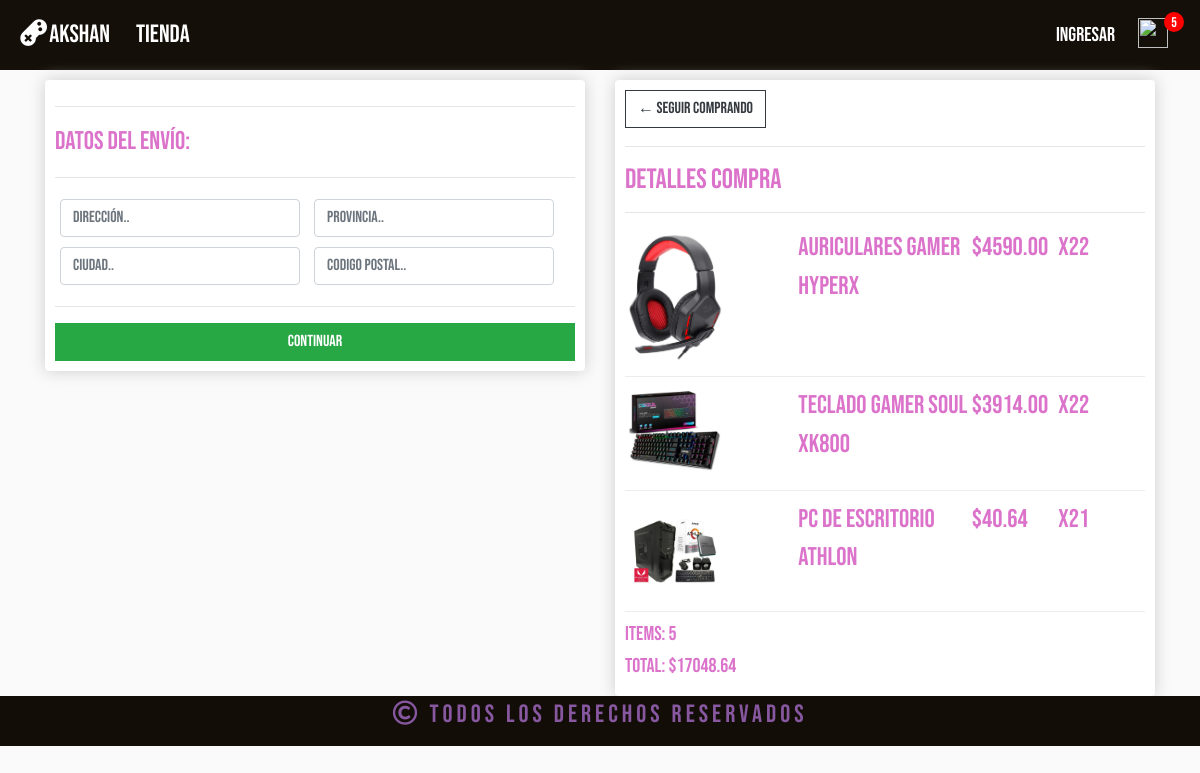
Screenshot of /checkout/ (signed in) with the database file from the repository.
### store/models.py (models this page shows, shortened)
class OrderItem(models.Model):
    product = models.ForeignKey(Product, on_delete=models.SET_NULL, blank=True, null=True)
    order = models.ForeignKey(Order, on_delete=models.SET_NULL, blank=True, null=True)
    quantity = models.IntegerField(default=0, null=True, blank=True)
    date_added = models.DateTimeField(auto_now_add=True)
    @property
    def get_total(self):
        total = self.product.price * self.quantity
        return total

class Product(models.Model):
    name = models.CharField(max_length=200, null=True)
    price = models.DecimalField(max_digits=7, decimal_places=2)
    digital = models.BooleanField(default=True, null=True, blank=False)
    image = models.ImageField(null=True, blank=True)
    @property
    def imageURL(self):
        try:
            url = self.image.url
        except:
            url = ''
        return url

class Order(models.Model):
    customer = models.ForeignKey(Customer, on_delete=models.SET_NULL, blank=True, null=True)
    date_orderd = models.DateTimeField(auto_now_add=True)
    complete = models.BooleanField(default=False, null=True, blank=False)
    transaction_id = models.CharField(max_length=200, null=True)
    @property
    def shipping(self):
        shipping = False
        orderitems = self.orderitem_set.all()
        for i in orderitems:
            if i.product.digital == False:
                shipping = True
        return shipping
    @property
    def get_cart_total(self):
        orderitems = self.orderitem_set.all()
        total = sum([item.get_total for item in orderitems])
        return total
    @property
    def get_cart_items(self):
        orderitems = self.orderitem_set.all()
        total = sum([item.quantity for item in orderitems])
        return total

### store/views.py (the view)
# urls.py: path('checkout/', views.checkout, name="checkout"),
def checkout(request):
    if request.user.is_authenticated:
        customer = request.user.customer
        order, created = Order.objects.get_or_create(customer=customer, complete=False)
        items = order.orderitem_set.all()
        cartItems = order.get_cart_items
    else:
        items = []
        order = {'get_cart_total': 0, 'get_cart_items': 0, 'shipping': False}
        cartItems = order['get_cart_items']
    context = {'items':items, 'order':order, 'cartItems': cartItems}
    return render(request, 'store/checkout.html', context)

### store/templates/store/checkout.html (shortened to what this page needs)
{% extends 'store/main.html' %}
{% load static %}
{% block content %}
<div class="row">
    <div class="col-lg-6">
        <div class="box-element" id="form-wrapper">
            <form id="form">
                <div id="shipping-info">
                    <hr>
                    <p>Datos del Envío:</p>
                    <hr>
                    <div class="form-field">
                        <input class="form-control" type="text" name="direccion" placeholder="Dirección..">
                    </div>
                    <div class="form-field">
                        <input class="form-control" type="text" name="provincia" placeholder="Provincia..">
                    </div>
                    <div class="form-field">
                        <input class="form-control" type="text" name="ciudad" placeholder="Ciudad..">
                    </div>
                    <div class="form-field">
                        <input class="form-control" type="text" name="codigopostal" placeholder="Codigo Postal..">
                    </div>
                </div>
                <hr>
                <input id="form-button" class="btn btn-success btn-block" type="submit" value="Continuar">
            </form>
        </div>
        <br>
    </div>
    <div class="col-lg-6">
        <div class="box-element">
            <a  class="btn btn-outline-dark" href="{% url 'cart' %}">&#x2190; Seguir Comprando</a>
				<hr>
				<h3>Detalles Compra</h3>
				<hr>
                {% for item in items %}
				<div class="cart-row">
					<div style="flex:2"><img class="row-image" src="{{item.product.imageURL}}"></div>
					<div style="flex:2"><p>{{item.product.name}}</p></div>
					<div style="flex:1"><p>${{item.product.price}}</p></div>
					<div style="flex:1"><p>x2{{item.quantity}}</p></div>
				</div>
                {% endfor %}
				<h5>Items:  {{order.get_cart_items}}</h5>
				<h5>Total:   ${{order.get_cart_total|floatformat:2}}</h5>
        </div>
    </div>
</div>
{% endblock content %}

### static/css/main.css (style rules this page uses)
body { background-color: hsl(0, 0%, 98%); color: #dc73cb; box-sizing: border-box; font-size: 1.6rem; font-family: 'Bebas Neue', cursive; height: 100vh; margin: 0; }
h1,h2,h3,h4,h5,h6 { color:#dc73cb; }
.box-element { box-shadow:hsl(0, 0%, 80%) 0 0 16px; background-color: #fff; border-radius: 4px; padding: 10px; }
.col-lg-4, .col-lg-6, .col-lg-8, .col-lg-12 { margin-top: 10px; }
.btn { border-radius: 0; }
.row-image { width: 100px; }
.form-field { width:250px; display: inline-block; padding: 5px; }
.cart-row { display: flex; align-items: flex-stretch; padding-bottom: 10px; margin-bottom: 10px; border-bottom: 1px solid #ececec; }

### rows the page displays
OrderItem: product.imageURL (picture), product.name "Auriculares Gamer HyperX", product.price "4590.00", quantity "2"
OrderItem: product.imageURL (picture), product.name "Teclado gamer Soul XK800", product.price "3914.00", quantity "2"
OrderItem: product.imageURL (picture), product.name "Pc De Escritorio Athlon", product.price "40.64", quantity "1"
Order: get_cart_items "5", get_cart_total "17048.64"

### other values shown
{{ cartItems }} "5"
